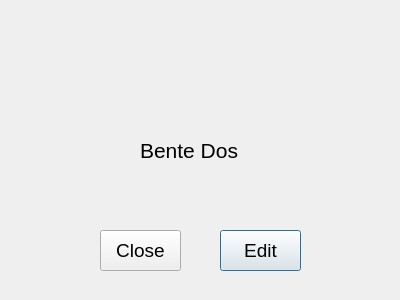
<?xml version="1.0" encoding="UTF-8"?>
<ui version="4.0">
 <class>LabradorInfo</class>
 <widget class="QDialog" name="LabradorInfo">
  <property name="geometry">
   <rect>
    <x>0</x>
    <y>0</y>
    <width>400</width>
    <height>300</height>
   </rect>
  </property>
  <property name="windowTitle">
   <string>Dialog</string>
  </property>
  <widget class="QLabel" name="label_2">
   <property name="geometry">
    <rect>
     <x>140</x>
     <y>90</y>
     <width>261</width>
     <height>121</height>
    </rect>
   </property>
   <property name="font">
    <font>
     <pointsize>16</pointsize>
    </font>
   </property>
   <property name="text">
    <string>Bente Dos</string>
   </property>
  </widget>
  <widget class="QPushButton" name="pushButton_2">
   <property name="geometry">
    <rect>
     <x>220</x>
     <y>230</y>
     <width>81</width>
     <height>41</height>
    </rect>
   </property>
   <property name="font">
    <font>
     <pointsize>14</pointsize>
    </font>
   </property>
   <property name="text">
    <string>Edit</string>
   </property>
  </widget>
  <widget class="QPushButton" name="pushButton">
   <property name="geometry">
    <rect>
     <x>100</x>
     <y>230</y>
     <width>81</width>
     <height>41</height>
    </rect>
   </property>
   <property name="font">
    <font>
     <pointsize>14</pointsize>
    </font>
   </property>
   <property name="text">
    <string>Close</string>
   </property>
  </widget>
 </widget>
 <resources/>
 <connections>
  <connection>
   <sender>pushButton</sender>
   <signal>clicked()</signal>
   <receiver>LabradorInfo</receiver>
   <slot>hide()</slot>
   <hints>
    <hint type="sourcelabel">
     <x>120</x>
     <y>253</y>
    </hint>
    <hint type="destinationlabel">
     <x>75</x>
     <y>258</y>
    </hint>
   </hints>
  </connection>
 </connections>
</ui>
